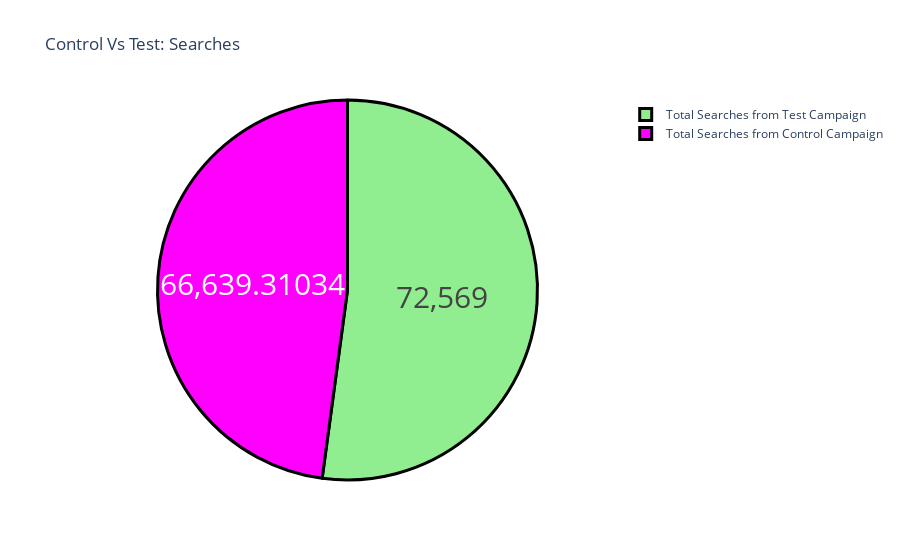

The notebook cell saved with this chart:
### Markdown cell above
#### Graph 2: Total Searches Pie Chart

### Code cell
label = ["Total Searches from Control Campaign",
        "Total Searches from Test Campaign"]
counts = [sum(control_data["Searches Received"]),
        sum(test_data["Searches Received"])]
colors = ['magenta','lightgreen']
pie_chart = go.Figure(data=[go.Pie(labels=label, values=counts)])
pie_chart.update_layout(title_text='Control Vs Test: Searches')
pie_chart.update_traces(hoverinfo='label+percent', textinfo='value',
                 textfont_size=30,
                 marker=dict(colors=colors,
                            line=dict(color='black', width=3)))
pie_chart.show()

### Figure 1 — Plotly figure (JSON) as saved in the notebook; plotly's stock layout.template omitted (floating-point values rounded to 4 significant figures)
{"data": [{"hoverinfo": "label+percent", "labels": ["Total Searches from Control Campaign", "Total Searches from Test Campaign"], "marker": {"colors": ["magenta", "lightgreen"], "line": {"color": "black", "width": 3}}, "textfont": {"size": 30}, "textinfo": "value", "type": "pie", "values": [66640.0, 72569]}], "layout": {"title": {"text": "Control Vs Test: Searches"}}}
